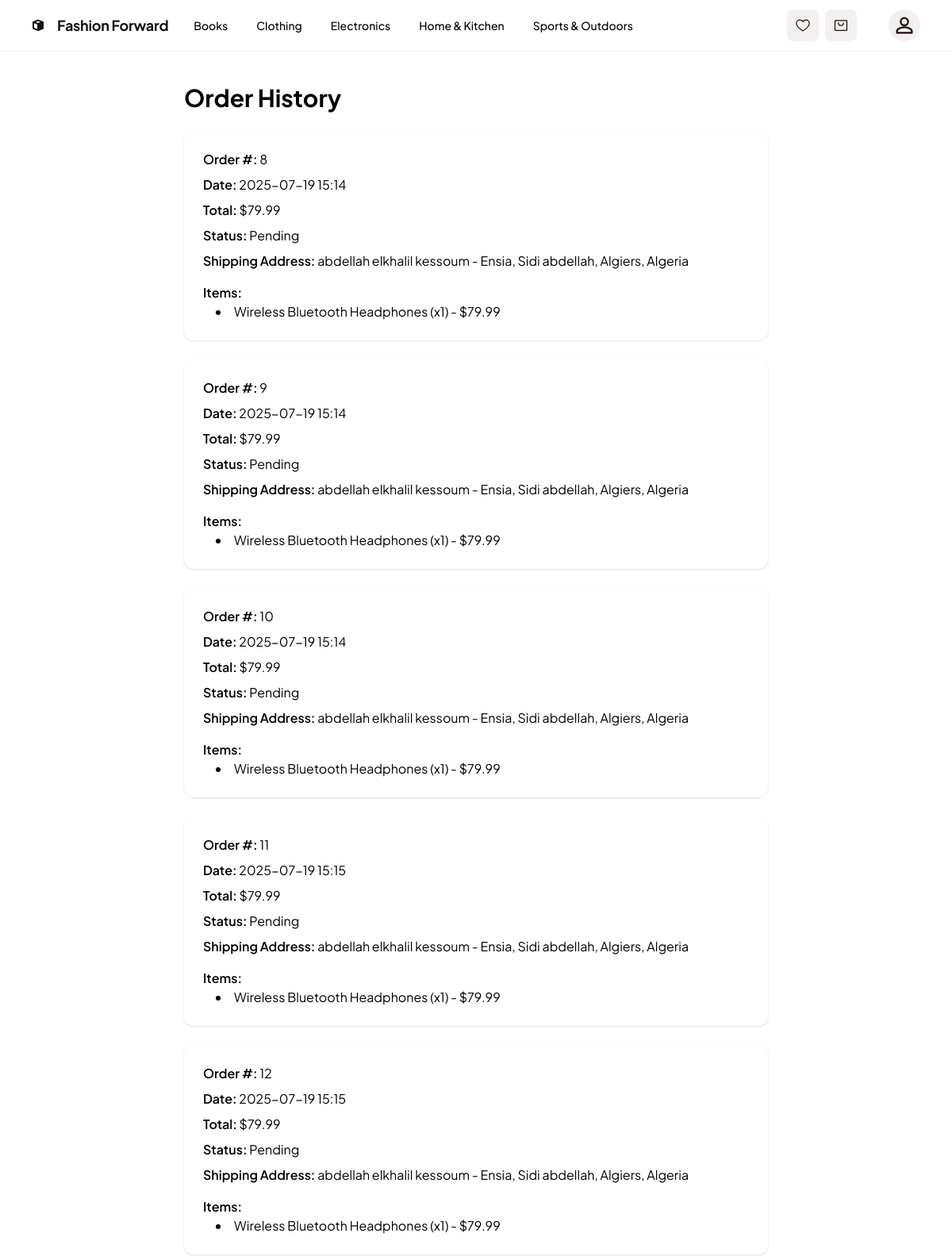
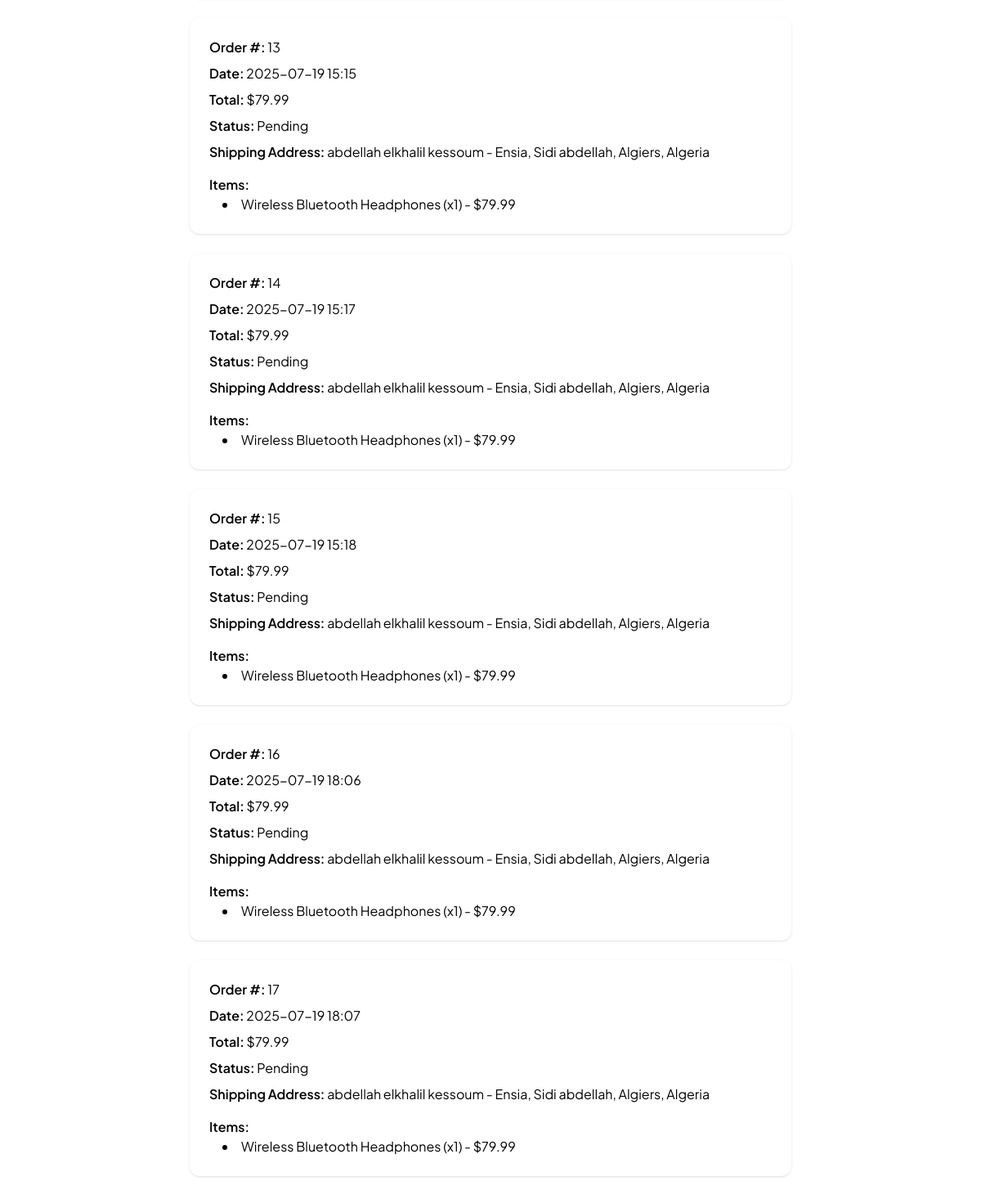
The page /products/orders/history/ (signed in) on the database its author committed (2 pictures, top to bottom).
### products/models.py (models this page shows, shortened)
class Category(models.Model):
    name = models.CharField(max_length=200, unique=True)
    slug = models.SlugField(max_length=200, unique=True, blank=True)
    description = models.TextField(blank=True)
    image = models.ImageField(upload_to='categories/', blank=True, null=True)
    created_at = models.DateTimeField(auto_now_add=True)
    updated_at = models.DateTimeField(auto_now=True)
    class Meta:
        verbose_name_plural = 'Categories'
        ordering = ['name']

class Order(models.Model):
    user = models.ForeignKey(User, on_delete=models.SET_NULL, null=True, blank=True)
    address = models.ForeignKey(Address, on_delete=models.PROTECT, null=False, blank=True)
    created_at = models.DateTimeField(auto_now_add=True)
    total = models.DecimalField(max_digits=10, decimal_places=2)
    status = models.CharField(max_length=20, default='pending')

class OrderItem(models.Model):
    order = models.ForeignKey(Order, related_name='items', on_delete=models.CASCADE)
    product = models.ForeignKey(Product, on_delete=models.SET_NULL, null=True)
    quantity = models.PositiveIntegerField()
    price = models.DecimalField(max_digits=10, decimal_places=2)

class Product(models.Model):
    category = models.ForeignKey(Category, on_delete=models.CASCADE, related_name='products')
    name = models.CharField(max_length=200)
    slug = models.SlugField(max_length=200, unique=True, blank=True)
    description = models.TextField()
    price = models.DecimalField(max_digits=10, decimal_places=2)
    image = models.ImageField(upload_to='products/', blank=True, null=True)
    stock = models.PositiveIntegerField(default=0)
    available = models.BooleanField(default=True)
    featured = models.BooleanField(default=False)
    created_at = models.DateTimeField(auto_now_add=True)
    updated_at = models.DateTimeField(auto_now=True)
    class Meta:
        ordering = ['-created_at']

### accounts/models.py (models this page shows, shortened)
class Address(models.Model):
    user = models.ForeignKey(User, on_delete=models.CASCADE, related_name='addresses')
    first_name = models.CharField(max_length=100)
    last_name = models.CharField(max_length=100)
    phone = models.CharField(max_length=20, blank=True)
    street_address = models.CharField(max_length=255)
    apartment = models.CharField(max_length=100, blank=True)
    city = models.CharField(max_length=100)
    zip_code = models.CharField(max_length=10)
    is_default = models.BooleanField(default=False)
    is_billing = models.BooleanField(default=False)
    is_shipping = models.BooleanField(default=True)
    created_at = models.DateTimeField(auto_now_add=True)
    updated_at = models.DateTimeField(auto_now=True)
    class Meta:
        verbose_name_plural = 'Addresses'
        ordering = ['-is_default', '-created_at']
    def __str__(self):
        return f"{self.first_name} {self.last_name} - {self.street_address}"

### products/views.py (the view)
# urls.py: path("orders/history/", views.order_history, name="order_history")
@login_required
def order_history(request):
    orders = Order.objects.filter(user = request.user)
    return render(request, 'products/order_history.html', {'orders' : orders})

### products/context_processors.py (called while the page is built)
def navbar_categories(request):
    return {'navbar_categories': Category.objects.all()}

### products/templates/products/order_history.html (shortened to what this page needs)
{% extends "base.html" %}
{% block content %}
<div class="max-w-3xl mx-auto px-4 py-10">
  <h1 class="text-3xl font-bold mb-6">Order History</h1>
  {% if orders %}
    <div class="flex flex-col gap-6">
      {% for order in orders %}
        <div class="bg-white rounded-xl shadow p-6">
          <div class="mb-2"><span class="font-semibold">Order #:</span> {{ order.id }}</div>
          <div class="mb-2"><span class="font-semibold">Date:</span> {{ order.created_at|date:"Y-m-d H:i" }}</div>
          <div class="mb-2"><span class="font-semibold">Total:</span> ${{ order.total }}</div>
          <div class="mb-2"><span class="font-semibold">Status:</span> {{ order.status|capfirst }}</div>
          <div class="mb-2"><span class="font-semibold">Shipping Address:</span> {{ order.address }}</div>
          <div class="mt-4">
            <span class="font-semibold">Items:</span>
            <ul class="list-disc list-inside ml-4">
              {% for item in order.items.all %}
                <li>{{ item.product.name }} (x{{ item.quantity }}) - ${{ item.price }}</li>
              {% endfor %}
            </ul>
          </div>
        </div>
      {% endfor %}
    </div>
  {% else %}
    <div class="text-gray-500">You have no orders yet.</div>
  {% endif %}
</div>
{% endblock %}

### core/templates/base.html (shortened to what this page needs)
{% load static %}
<!DOCTYPE html>
<html lang="en">
<head>
  <script src="https://cdn.tailwindcss.com?plugins=forms,container-queries"></script>
</head>
<body class="bg-white" style='font-family: "Plus Jakarta Sans", "Noto Sans", sans-serif;'>
  <div class="relative flex min-h-screen flex-col bg-white overflow-x-hidden">
    <div class="flex flex-col h-full grow">
      <header x-data="{ open: false }" class="flex items-center justify-between border-b border-[#f4f0f0] px-4 sm:px-10 py-3">
        <div class="flex items-center gap-8">
          <a href="{% url 'core-home' %}" class="flex items-center gap-4 text-[#181111]">
            <div class="w-4 h-4">
            </div>
            <h2 class="text-lg font-bold leading-tight tracking-[-0.015em]">Fashion Forward</h2>
          </a>
          <nav class="hidden lg:flex items-center gap-9">
            {% for category in navbar_categories %}
              <a class="text-sm font-medium" href="{% url 'category_detail' category.slug %}">{{ category.name }}</a>
            {% endfor %}
          </nav>
        </div>
        <div class="hidden lg:flex flex-1 justify-end gap-8">
          <div class="flex gap-2">
            <a href="#" class="flex items-center justify-center rounded-lg h-10 bg-[#f4f0f0] text-[#181111] px-2.5">
            </a>
            <a href="{% url 'cart_detail' %}" class="flex items-center justify-center rounded-lg h-10 bg-[#f4f0f0] text-[#181111] px-2.5">
            </a>
          </div>
          <a href="{% url 'profile' %}" class="flex items-center justify-center rounded-full h-10 w-10 bg-[#f4f0f0] text-[#181111] ml-2">
            <svg xmlns="http://www.w3.org/2000/svg" width="28" height="28" fill="none" viewBox="0 0 24 24" stroke="currentColor">
              <path stroke-linecap="round" stroke-linejoin="round" stroke-width="2" d="M12 12c2.21 0 4-1.79 4-4s-1.79-4-4-4-4 1.79-4 4 1.79 4 4 4zm0 2c-2.67 0-8 1.34-8 4v2h16v-2c0-2.66-5.33-4-8-4z" />
            </svg>
          </a>
        </div>
      </header>
      <main class="flex-1">
        {% block content %}{% endblock %}
      </main>
    </div>
  </div>
</body>
</html>

### rows shown on the page
Category: name "Books"
Category: name "Clothing"
Category: name "Electronics"
Category: name "Home & Kitchen"
Category: name "Sports & Outdoors"
Order: id "8", created_at "2025-07-19 15:14", total "79.99", status "Pending", address "abdellah elkhalil kessoum - Ensia, Sidi abdellah, Algiers, Algeria"
OrderItem: product.name "Wireless Bluetooth Headphones", quantity "1", price "79.99"
Order: id "9", created_at "2025-07-19 15:14", total "79.99", status "Pending", address "abdellah elkhalil kessoum - Ensia, Sidi abdellah, Algiers, Algeria"
OrderItem: product.name "Wireless Bluetooth Headphones", quantity "1", price "79.99"
Order: id "10", created_at "2025-07-19 15:14", total "79.99", status "Pending", address "abdellah elkhalil kessoum - Ensia, Sidi abdellah, Algiers, Algeria"
OrderItem: product.name "Wireless Bluetooth Headphones", quantity "1", price "79.99"
Order: id "11", created_at "2025-07-19 15:15", total "79.99", status "Pending", address "abdellah elkhalil kessoum - Ensia, Sidi abdellah, Algiers, Algeria"
OrderItem: product.name "Wireless Bluetooth Headphones", quantity "1", price "79.99"
Order: id "12", created_at "2025-07-19 15:15", total "79.99", status "Pending", address "abdellah elkhalil kessoum - Ensia, Sidi abdellah, Algiers, Algeria"
OrderItem: product.name "Wireless Bluetooth Headphones", quantity "1", price "79.99"
Order: id "13", created_at "2025-07-19 15:15", total "79.99", status "Pending", address "abdellah elkhalil kessoum - Ensia, Sidi abdellah, Algiers, Algeria"
OrderItem: product.name "Wireless Bluetooth Headphones", quantity "1", price "79.99"
Order: id "14", created_at "2025-07-19 15:17", total "79.99", status "Pending", address "abdellah elkhalil kessoum - Ensia, Sidi abdellah, Algiers, Algeria"
OrderItem: product.name "Wireless Bluetooth Headphones", quantity "1", price "79.99"
Order: id "15", created_at "2025-07-19 15:18", total "79.99", status "Pending", address "abdellah elkhalil kessoum - Ensia, Sidi abdellah, Algiers, Algeria"
OrderItem: product.name "Wireless Bluetooth Headphones", quantity "1", price "79.99"
Order: id "16", created_at "2025-07-19 18:06", total "79.99", status "Pending", address "abdellah elkhalil kessoum - Ensia, Sidi abdellah, Algiers, Algeria"
OrderItem: product.name "Wireless Bluetooth Headphones", quantity "1", price "79.99"
Order: id "17", created_at "2025-07-19 18:07", total "79.99", status "Pending", address "abdellah elkhalil kessoum - Ensia, Sidi abdellah, Algiers, Algeria"
OrderItem: product.name "Wireless Bluetooth Headphones", quantity "1", price "79.99"
